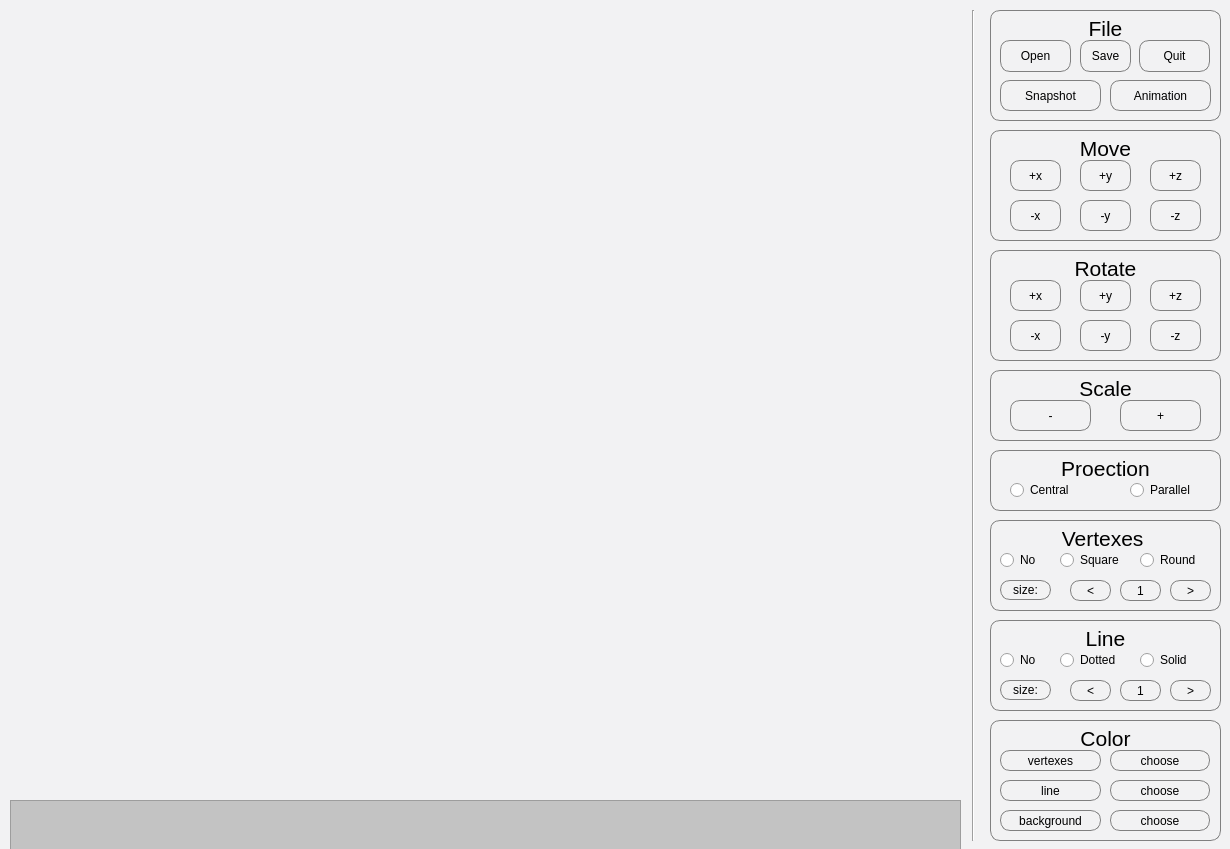
<?xml version="1.0" encoding="UTF-8"?>
<ui version="4.0">
 <class>Viewer</class>
 <widget class="QMainWindow" name="Viewer">
  <property name="geometry">
   <rect>
    <x>0</x>
    <y>0</y>
    <width>1230</width>
    <height>849</height>
   </rect>
  </property>
  <property name="windowTitle">
   <string>Viewer</string>
  </property>
  <property name="styleSheet">
   <string notr="true">QMainWindow{
	background-color: #f2f2f3;
}
/*QLabel{
	color: rgb(255, 255, 255);
	background-color: rgba(255, 255, 255, 0);
}*/

/*QRadioButton{
	color: rgb(255, 255, 255);
	background-color: rgba(255, 255, 255, 0);
}*/

/*QPushButton {
	color: rgb(255, 255, 255);
	background-color: rgb(33, 33, 33);
}*/


QLineEdit {
background-color: #f2f2f3; 
border: 0.5px solid gray; 
border-radius: 10%; 
color: black;}
QLabel {
background-color: #f2f2f3; 
border: 0.5px solid gray; 
border-radius: 10%; 
color: black;
}
QPushButton {
background-color: #f2f2f3;
color: black; 
border: 0.5px solid gray; 
border-radius: 10%;
}

QPushButton:pressed {
background-color: #b2b2b2;
color: black; 
border: 0.5px solid gray; 
border-radius: 10%;
}</string>
  </property>
  <widget class="QWidget" name="centralwidget">
   <widget class="QPushButton" name="buttonSnapshot">
    <property name="geometry">
     <rect>
      <x>1000</x>
      <y>80</y>
      <width>101</width>
      <height>31</height>
     </rect>
    </property>
    <property name="styleSheet">
     <string notr="true"/>
    </property>
    <property name="text">
     <string>Snapshot</string>
    </property>
   </widget>
   <widget class="QPushButton" name="buttonGif">
    <property name="geometry">
     <rect>
      <x>1110</x>
      <y>80</y>
      <width>101</width>
      <height>31</height>
     </rect>
    </property>
    <property name="styleSheet">
     <string notr="true"/>
    </property>
    <property name="text">
     <string>Animation</string>
    </property>
   </widget>
   <widget class="QPushButton" name="buttonMoveX1">
    <property name="geometry">
     <rect>
      <x>1010</x>
      <y>200</y>
      <width>51</width>
      <height>31</height>
     </rect>
    </property>
    <property name="text">
     <string>-x</string>
    </property>
   </widget>
   <widget class="QPushButton" name="buttonMoveX2">
    <property name="geometry">
     <rect>
      <x>1010</x>
      <y>160</y>
      <width>51</width>
      <height>31</height>
     </rect>
    </property>
    <property name="text">
     <string>+x</string>
    </property>
   </widget>
   <widget class="QPushButton" name="buttonMoveZ2">
    <property name="geometry">
     <rect>
      <x>1150</x>
      <y>160</y>
      <width>51</width>
      <height>31</height>
     </rect>
    </property>
    <property name="text">
     <string>+z</string>
    </property>
   </widget>
   <widget class="QPushButton" name="buttonMoveZ1">
    <property name="geometry">
     <rect>
      <x>1150</x>
      <y>200</y>
      <width>51</width>
      <height>31</height>
     </rect>
    </property>
    <property name="text">
     <string>-z</string>
    </property>
   </widget>
   <widget class="QPushButton" name="buttonMoveY2">
    <property name="geometry">
     <rect>
      <x>1080</x>
      <y>160</y>
      <width>51</width>
      <height>31</height>
     </rect>
    </property>
    <property name="text">
     <string>+y</string>
    </property>
   </widget>
   <widget class="QPushButton" name="buttonMoveY1">
    <property name="geometry">
     <rect>
      <x>1080</x>
      <y>200</y>
      <width>51</width>
      <height>31</height>
     </rect>
    </property>
    <property name="text">
     <string>-y</string>
    </property>
   </widget>
   <widget class="QPushButton" name="buttonRotX1">
    <property name="geometry">
     <rect>
      <x>1010</x>
      <y>320</y>
      <width>51</width>
      <height>31</height>
     </rect>
    </property>
    <property name="text">
     <string>-x</string>
    </property>
   </widget>
   <widget class="QPushButton" name="buttonRotY1">
    <property name="geometry">
     <rect>
      <x>1080</x>
      <y>320</y>
      <width>51</width>
      <height>31</height>
     </rect>
    </property>
    <property name="text">
     <string>-y</string>
    </property>
   </widget>
   <widget class="QPushButton" name="buttonRotX2">
    <property name="geometry">
     <rect>
      <x>1010</x>
      <y>280</y>
      <width>51</width>
      <height>31</height>
     </rect>
    </property>
    <property name="text">
     <string>+x</string>
    </property>
   </widget>
   <widget class="QPushButton" name="buttonRotZ2">
    <property name="geometry">
     <rect>
      <x>1150</x>
      <y>280</y>
      <width>51</width>
      <height>31</height>
     </rect>
    </property>
    <property name="text">
     <string>+z</string>
    </property>
   </widget>
   <widget class="QPushButton" name="buttonRotZ1">
    <property name="geometry">
     <rect>
      <x>1150</x>
      <y>320</y>
      <width>51</width>
      <height>31</height>
     </rect>
    </property>
    <property name="text">
     <string>-z</string>
    </property>
   </widget>
   <widget class="QPushButton" name="buttonRotY2">
    <property name="geometry">
     <rect>
      <x>1080</x>
      <y>280</y>
      <width>51</width>
      <height>31</height>
     </rect>
    </property>
    <property name="text">
     <string>+y</string>
    </property>
   </widget>
   <widget class="QPushButton" name="buttonSizeMax">
    <property name="geometry">
     <rect>
      <x>1120</x>
      <y>400</y>
      <width>81</width>
      <height>31</height>
     </rect>
    </property>
    <property name="text">
     <string>+</string>
    </property>
   </widget>
   <widget class="QPushButton" name="buttonSizeMin">
    <property name="geometry">
     <rect>
      <x>1010</x>
      <y>400</y>
      <width>81</width>
      <height>31</height>
     </rect>
    </property>
    <property name="text">
     <string>-</string>
    </property>
   </widget>
   <widget class="QPushButton" name="choosePointColor">
    <property name="geometry">
     <rect>
      <x>1110</x>
      <y>750</y>
      <width>100</width>
      <height>21</height>
     </rect>
    </property>
    <property name="styleSheet">
     <string notr="true"/>
    </property>
    <property name="text">
     <string>choose</string>
    </property>
   </widget>
   <widget class="QLabel" name="label_8">
    <property name="geometry">
     <rect>
      <x>1000</x>
      <y>750</y>
      <width>101</width>
      <height>21</height>
     </rect>
    </property>
    <property name="text">
     <string>vertexes</string>
    </property>
    <property name="alignment">
     <set>Qt::AlignCenter</set>
    </property>
   </widget>
   <widget class="QPushButton" name="chooseLineColor">
    <property name="geometry">
     <rect>
      <x>1110</x>
      <y>780</y>
      <width>100</width>
      <height>21</height>
     </rect>
    </property>
    <property name="text">
     <string>choose</string>
    </property>
   </widget>
   <widget class="QLabel" name="label_9">
    <property name="geometry">
     <rect>
      <x>1000</x>
      <y>780</y>
      <width>101</width>
      <height>21</height>
     </rect>
    </property>
    <property name="text">
     <string>line</string>
    </property>
    <property name="alignment">
     <set>Qt::AlignCenter</set>
    </property>
   </widget>
   <widget class="QPushButton" name="chooseBackColor">
    <property name="geometry">
     <rect>
      <x>1110</x>
      <y>810</y>
      <width>100</width>
      <height>21</height>
     </rect>
    </property>
    <property name="text">
     <string>choose</string>
    </property>
   </widget>
   <widget class="QLabel" name="label_10">
    <property name="geometry">
     <rect>
      <x>1000</x>
      <y>810</y>
      <width>101</width>
      <height>21</height>
     </rect>
    </property>
    <property name="text">
     <string>background</string>
    </property>
    <property name="alignment">
     <set>Qt::AlignCenter</set>
    </property>
   </widget>
   <widget class="GLWidget" name="GLwidget" native="true">
    <property name="geometry">
     <rect>
      <x>10</x>
      <y>10</y>
      <width>951</width>
      <height>831</height>
     </rect>
    </property>
   </widget>
   <widget class="QPushButton" name="buttonPointSize2">
    <property name="geometry">
     <rect>
      <x>1170</x>
      <y>580</y>
      <width>41</width>
      <height>21</height>
     </rect>
    </property>
    <property name="text">
     <string>&gt;</string>
    </property>
   </widget>
   <widget class="QPushButton" name="buttonPointSize1">
    <property name="geometry">
     <rect>
      <x>1070</x>
      <y>580</y>
      <width>41</width>
      <height>21</height>
     </rect>
    </property>
    <property name="text">
     <string>&lt;</string>
    </property>
   </widget>
   <widget class="QLabel" name="sizePoint">
    <property name="geometry">
     <rect>
      <x>1120</x>
      <y>580</y>
      <width>41</width>
      <height>21</height>
     </rect>
    </property>
    <property name="text">
     <string>1</string>
    </property>
    <property name="alignment">
     <set>Qt::AlignCenter</set>
    </property>
   </widget>
   <widget class="QLabel" name="label_22">
    <property name="geometry">
     <rect>
      <x>1000</x>
      <y>680</y>
      <width>51</width>
      <height>20</height>
     </rect>
    </property>
    <property name="text">
     <string>size:</string>
    </property>
    <property name="alignment">
     <set>Qt::AlignCenter</set>
    </property>
   </widget>
   <widget class="QPushButton" name="buttonLineSize2">
    <property name="geometry">
     <rect>
      <x>1170</x>
      <y>680</y>
      <width>41</width>
      <height>21</height>
     </rect>
    </property>
    <property name="text">
     <string>&gt;</string>
    </property>
   </widget>
   <widget class="QPushButton" name="buttonLineSize1">
    <property name="geometry">
     <rect>
      <x>1070</x>
      <y>680</y>
      <width>41</width>
      <height>21</height>
     </rect>
    </property>
    <property name="text">
     <string>&lt;</string>
    </property>
   </widget>
   <widget class="QLabel" name="sizeLine">
    <property name="geometry">
     <rect>
      <x>1120</x>
      <y>680</y>
      <width>41</width>
      <height>21</height>
     </rect>
    </property>
    <property name="text">
     <string>1</string>
    </property>
    <property name="alignment">
     <set>Qt::AlignCenter</set>
    </property>
   </widget>
   <widget class="QRadioButton" name="radioButtonCentrall">
    <property name="geometry">
     <rect>
      <x>1010</x>
      <y>480</y>
      <width>71</width>
      <height>20</height>
     </rect>
    </property>
    <property name="text">
     <string>Central</string>
    </property>
    <attribute name="buttonGroup">
     <string notr="true">buttonGroupProectType</string>
    </attribute>
   </widget>
   <widget class="QRadioButton" name="radioButtonParallel">
    <property name="geometry">
     <rect>
      <x>1130</x>
      <y>480</y>
      <width>71</width>
      <height>20</height>
     </rect>
    </property>
    <property name="text">
     <string>Parallel</string>
    </property>
    <attribute name="buttonGroup">
     <string notr="true">buttonGroupProectType</string>
    </attribute>
   </widget>
   <widget class="QRadioButton" name="radioButtonNoPoint">
    <property name="geometry">
     <rect>
      <x>1000</x>
      <y>550</y>
      <width>51</width>
      <height>20</height>
     </rect>
    </property>
    <property name="text">
     <string>No</string>
    </property>
    <attribute name="buttonGroup">
     <string notr="true">buttonGroupPointDisplay</string>
    </attribute>
   </widget>
   <widget class="QRadioButton" name="radioButtonSquare">
    <property name="geometry">
     <rect>
      <x>1060</x>
      <y>550</y>
      <width>71</width>
      <height>20</height>
     </rect>
    </property>
    <property name="text">
     <string>Square</string>
    </property>
    <attribute name="buttonGroup">
     <string notr="true">buttonGroupPointDisplay</string>
    </attribute>
   </widget>
   <widget class="QRadioButton" name="radioButtonRound">
    <property name="geometry">
     <rect>
      <x>1140</x>
      <y>550</y>
      <width>71</width>
      <height>20</height>
     </rect>
    </property>
    <property name="text">
     <string>Round</string>
    </property>
    <attribute name="buttonGroup">
     <string notr="true">buttonGroupPointDisplay</string>
    </attribute>
   </widget>
   <widget class="QRadioButton" name="radioButtonSolid">
    <property name="geometry">
     <rect>
      <x>1140</x>
      <y>650</y>
      <width>61</width>
      <height>20</height>
     </rect>
    </property>
    <property name="text">
     <string>Solid</string>
    </property>
    <attribute name="buttonGroup">
     <string notr="true">buttonGroupLineType</string>
    </attribute>
   </widget>
   <widget class="QRadioButton" name="radioButtonDotted">
    <property name="geometry">
     <rect>
      <x>1060</x>
      <y>650</y>
      <width>71</width>
      <height>20</height>
     </rect>
    </property>
    <property name="text">
     <string>Dotted</string>
    </property>
    <attribute name="buttonGroup">
     <string notr="true">buttonGroupLineType</string>
    </attribute>
   </widget>
   <widget class="QRadioButton" name="radioButtonNoLine">
    <property name="geometry">
     <rect>
      <x>1000</x>
      <y>650</y>
      <width>51</width>
      <height>20</height>
     </rect>
    </property>
    <property name="text">
     <string>No</string>
    </property>
    <attribute name="buttonGroup">
     <string notr="true">buttonGroupLineType</string>
    </attribute>
   </widget>
   <widget class="QPushButton" name="open">
    <property name="geometry">
     <rect>
      <x>1000</x>
      <y>40</y>
      <width>71</width>
      <height>32</height>
     </rect>
    </property>
    <property name="text">
     <string>Open</string>
    </property>
   </widget>
   <widget class="QPushButton" name="quit">
    <property name="geometry">
     <rect>
      <x>1139</x>
      <y>40</y>
      <width>71</width>
      <height>32</height>
     </rect>
    </property>
    <property name="text">
     <string>Quit</string>
    </property>
   </widget>
   <widget class="QLabel" name="label_23">
    <property name="geometry">
     <rect>
      <x>990</x>
      <y>10</y>
      <width>231</width>
      <height>111</height>
     </rect>
    </property>
    <property name="font">
     <font>
      <pointsize>16</pointsize>
     </font>
    </property>
    <property name="text">
     <string>File</string>
    </property>
    <property name="scaledContents">
     <bool>false</bool>
    </property>
    <property name="alignment">
     <set>Qt::AlignHCenter|Qt::AlignTop</set>
    </property>
    <property name="openExternalLinks">
     <bool>false</bool>
    </property>
   </widget>
   <widget class="QLabel" name="label_24">
    <property name="geometry">
     <rect>
      <x>990</x>
      <y>130</y>
      <width>231</width>
      <height>111</height>
     </rect>
    </property>
    <property name="font">
     <font>
      <pointsize>16</pointsize>
     </font>
    </property>
    <property name="text">
     <string>Move</string>
    </property>
    <property name="scaledContents">
     <bool>false</bool>
    </property>
    <property name="alignment">
     <set>Qt::AlignHCenter|Qt::AlignTop</set>
    </property>
    <property name="openExternalLinks">
     <bool>false</bool>
    </property>
   </widget>
   <widget class="QLabel" name="label_25">
    <property name="geometry">
     <rect>
      <x>990</x>
      <y>250</y>
      <width>231</width>
      <height>111</height>
     </rect>
    </property>
    <property name="font">
     <font>
      <pointsize>16</pointsize>
     </font>
    </property>
    <property name="text">
     <string>Rotate</string>
    </property>
    <property name="scaledContents">
     <bool>false</bool>
    </property>
    <property name="alignment">
     <set>Qt::AlignHCenter|Qt::AlignTop</set>
    </property>
    <property name="openExternalLinks">
     <bool>false</bool>
    </property>
   </widget>
   <widget class="QLabel" name="label_26">
    <property name="geometry">
     <rect>
      <x>990</x>
      <y>370</y>
      <width>231</width>
      <height>71</height>
     </rect>
    </property>
    <property name="font">
     <font>
      <pointsize>16</pointsize>
     </font>
    </property>
    <property name="text">
     <string>Scale</string>
    </property>
    <property name="scaledContents">
     <bool>false</bool>
    </property>
    <property name="alignment">
     <set>Qt::AlignHCenter|Qt::AlignTop</set>
    </property>
    <property name="openExternalLinks">
     <bool>false</bool>
    </property>
   </widget>
   <widget class="QLabel" name="label_27">
    <property name="geometry">
     <rect>
      <x>990</x>
      <y>450</y>
      <width>231</width>
      <height>61</height>
     </rect>
    </property>
    <property name="font">
     <font>
      <pointsize>16</pointsize>
     </font>
    </property>
    <property name="text">
     <string>Proection</string>
    </property>
    <property name="scaledContents">
     <bool>false</bool>
    </property>
    <property name="alignment">
     <set>Qt::AlignHCenter|Qt::AlignTop</set>
    </property>
    <property name="openExternalLinks">
     <bool>false</bool>
    </property>
   </widget>
   <widget class="QLabel" name="label_28">
    <property name="geometry">
     <rect>
      <x>990</x>
      <y>520</y>
      <width>231</width>
      <height>91</height>
     </rect>
    </property>
    <property name="font">
     <font>
      <pointsize>16</pointsize>
     </font>
    </property>
    <property name="text">
     <string>Vertexes </string>
    </property>
    <property name="scaledContents">
     <bool>false</bool>
    </property>
    <property name="alignment">
     <set>Qt::AlignHCenter|Qt::AlignTop</set>
    </property>
    <property name="openExternalLinks">
     <bool>false</bool>
    </property>
   </widget>
   <widget class="QLabel" name="label_29">
    <property name="geometry">
     <rect>
      <x>990</x>
      <y>620</y>
      <width>231</width>
      <height>91</height>
     </rect>
    </property>
    <property name="font">
     <font>
      <pointsize>16</pointsize>
     </font>
    </property>
    <property name="text">
     <string>Line</string>
    </property>
    <property name="scaledContents">
     <bool>false</bool>
    </property>
    <property name="alignment">
     <set>Qt::AlignHCenter|Qt::AlignTop</set>
    </property>
    <property name="openExternalLinks">
     <bool>false</bool>
    </property>
   </widget>
   <widget class="QLabel" name="label_30">
    <property name="geometry">
     <rect>
      <x>1000</x>
      <y>580</y>
      <width>51</width>
      <height>20</height>
     </rect>
    </property>
    <property name="text">
     <string>size:</string>
    </property>
    <property name="alignment">
     <set>Qt::AlignCenter</set>
    </property>
   </widget>
   <widget class="QLabel" name="label_31">
    <property name="geometry">
     <rect>
      <x>990</x>
      <y>720</y>
      <width>231</width>
      <height>121</height>
     </rect>
    </property>
    <property name="font">
     <font>
      <pointsize>16</pointsize>
     </font>
    </property>
    <property name="text">
     <string>Color</string>
    </property>
    <property name="scaledContents">
     <bool>false</bool>
    </property>
    <property name="alignment">
     <set>Qt::AlignHCenter|Qt::AlignTop</set>
    </property>
    <property name="openExternalLinks">
     <bool>false</bool>
    </property>
   </widget>
   <widget class="QPushButton" name="save">
    <property name="geometry">
     <rect>
      <x>1080</x>
      <y>40</y>
      <width>51</width>
      <height>32</height>
     </rect>
    </property>
    <property name="text">
     <string>Save</string>
    </property>
   </widget>
   <widget class="Line" name="line">
    <property name="geometry">
     <rect>
      <x>963</x>
      <y>10</y>
      <width>20</width>
      <height>831</height>
     </rect>
    </property>
    <property name="orientation">
     <enum>Qt::Vertical</enum>
    </property>
   </widget>
   <widget class="QPlainTextEdit" name="plainTextEdit">
    <property name="enabled">
     <bool>false</bool>
    </property>
    <property name="geometry">
     <rect>
      <x>10</x>
      <y>800</y>
      <width>951</width>
      <height>51</height>
     </rect>
    </property>
    <property name="styleSheet">
     <string notr="true">background-color: rgba(0, 0, 0, 50);
color: rgb(255, 255, 255);</string>
    </property>
   </widget>
   <zorder>label_26</zorder>
   <zorder>label_25</zorder>
   <zorder>label_24</zorder>
   <zorder>label_31</zorder>
   <zorder>label_29</zorder>
   <zorder>label_28</zorder>
   <zorder>label_27</zorder>
   <zorder>label_23</zorder>
   <zorder>buttonSnapshot</zorder>
   <zorder>buttonGif</zorder>
   <zorder>buttonMoveX1</zorder>
   <zorder>buttonMoveX2</zorder>
   <zorder>buttonMoveZ2</zorder>
   <zorder>buttonMoveZ1</zorder>
   <zorder>buttonMoveY2</zorder>
   <zorder>buttonMoveY1</zorder>
   <zorder>buttonRotX1</zorder>
   <zorder>buttonRotY1</zorder>
   <zorder>buttonRotX2</zorder>
   <zorder>buttonRotZ2</zorder>
   <zorder>buttonRotZ1</zorder>
   <zorder>buttonRotY2</zorder>
   <zorder>buttonSizeMax</zorder>
   <zorder>buttonSizeMin</zorder>
   <zorder>choosePointColor</zorder>
   <zorder>label_8</zorder>
   <zorder>chooseLineColor</zorder>
   <zorder>label_9</zorder>
   <zorder>chooseBackColor</zorder>
   <zorder>label_10</zorder>
   <zorder>GLwidget</zorder>
   <zorder>buttonPointSize2</zorder>
   <zorder>buttonPointSize1</zorder>
   <zorder>sizePoint</zorder>
   <zorder>label_22</zorder>
   <zorder>buttonLineSize2</zorder>
   <zorder>buttonLineSize1</zorder>
   <zorder>sizeLine</zorder>
   <zorder>radioButtonCentrall</zorder>
   <zorder>radioButtonParallel</zorder>
   <zorder>radioButtonNoPoint</zorder>
   <zorder>radioButtonSquare</zorder>
   <zorder>radioButtonRound</zorder>
   <zorder>radioButtonSolid</zorder>
   <zorder>radioButtonDotted</zorder>
   <zorder>radioButtonNoLine</zorder>
   <zorder>open</zorder>
   <zorder>quit</zorder>
   <zorder>label_30</zorder>
   <zorder>save</zorder>
   <zorder>line</zorder>
   <zorder>plainTextEdit</zorder>
  </widget>
 </widget>
 <customwidgets>
  <customwidget>
   <class>GLWidget</class>
   <extends>QWidget</extends>
   <header location="global">glwidget.h</header>
   <container>1</container>
  </customwidget>
 </customwidgets>
 <resources/>
 <connections/>
 <buttongroups>
  <buttongroup name="buttonGroupLineType"/>
  <buttongroup name="buttonGroupPointDisplay"/>
  <buttongroup name="buttonGroupProectType"/>
 </buttongroups>
</ui>
